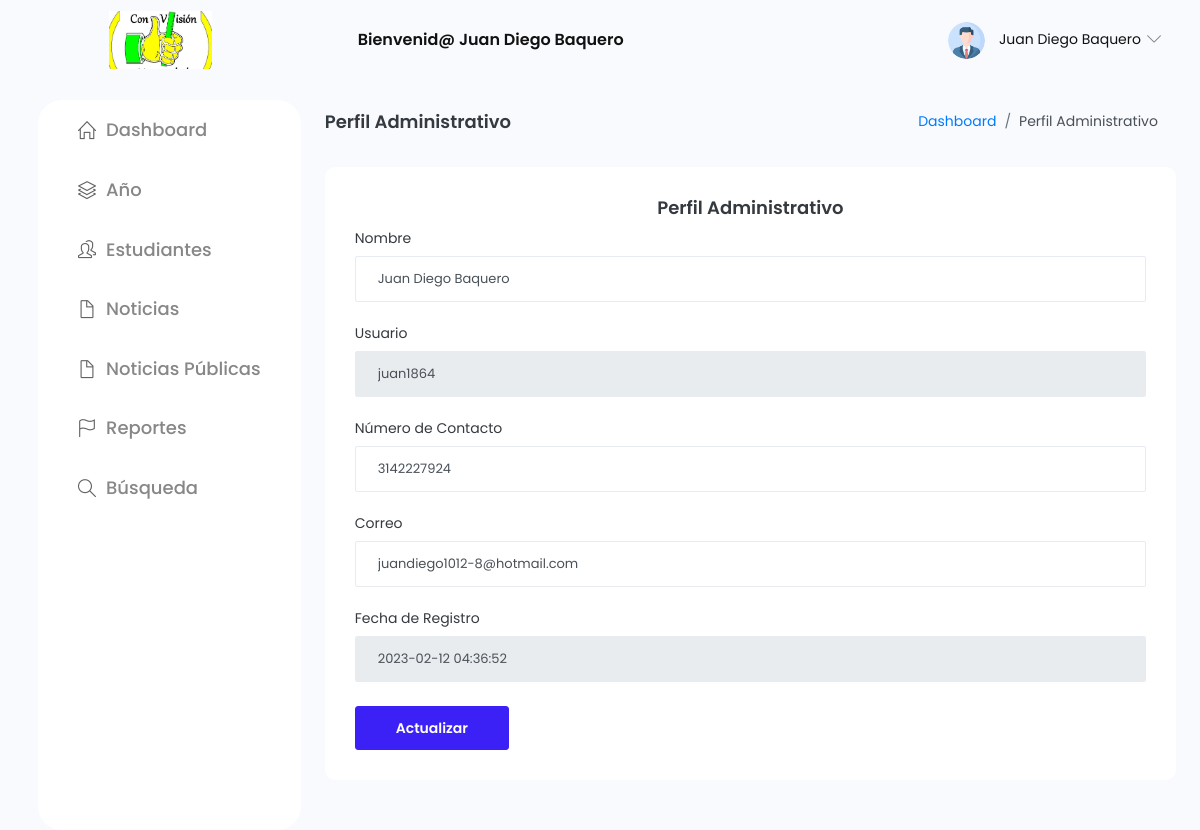
/Noticias/gestion-estudiantes-master/profile.php (signed in), run on the app's committed database.
### tables this page shows
CREATE TABLE `tblteacher` (
  `ID` int(10) NOT NULL,
  `AdminName` varchar(120) DEFAULT NULL,
  `UserName` varchar(120) DEFAULT NULL,
  `MobileNumber` bigint(10) DEFAULT NULL,
  `Email` varchar(200) DEFAULT NULL,
  `Password` varchar(200) DEFAULT NULL,
  `AdminRegdate` timestamp NULL DEFAULT current_timestamp()
);

### Noticias/gestion-estudiantes-master/profile.php (the view, shortened to what this page needs)
<?php
include('includes/dbconnection.php');
if (strlen($_SESSION['sturecmsaid'] == 0)) {
  header('location:logout.php');
} else {
?>
  <?php include_once('includes/header.php'); ?>
  <div class="container-fluid page-body-wrapper">
    <?php include_once('includes/sidebar.php'); ?>
    <div class="main-panel">
      <div class="content-wrapper">
        <div class="page-header">
          <h3 class="page-title"> Perfil Administrativo </h3>
          <nav aria-label="breadcrumb">
            <ol class="breadcrumb">
              <li class="breadcrumb-item"><a href="dashboard.php">Dashboard</a></li>
              <li class="breadcrumb-item active" aria-current="page">Perfil Administrativo</li>
            </ol>
          </nav>
        </div>
        <div class="row">
          <div class="col-12 grid-margin stretch-card">
            <div class="card">
              <div class="card-body">
                <h4 class="card-title" style="text-align: center;">Perfil Administrativo</h4>
                <form class="forms-sample" method="post">
                  <?php
                  $sql = "SELECT * from  tblteacher";
                  $query = $dbh->prepare($sql);
                  $query->execute();
                  $results = $query->fetchAll(PDO::FETCH_OBJ);
                  $cnt = 1;
                  if ($query->rowCount() > 0) {
                    foreach ($results as $row) {               ?>
                      <div class="form-group">
                        <label for="exampleInputName1">Nombre</label>
                        <input type="text" name="adminname" value="<?php echo $row->AdminName; ?>" class="form-control" required='true'>
                      </div>
                      <div class="form-group">
                        <label for="exampleInputEmail3">Usuario</label>
                        <input type="text" name="username" value="<?php echo $row->UserName; ?>" class="form-control" readonly="">
                      </div>
                      <div class="form-group">
                        <label for="exampleInputPassword4">Número de Contacto</label>
                        <input type="text" name="mobilenumber" value="<?php echo $row->MobileNumber; ?>" class="form-control" maxlength='10' required='true' pattern="[0-9]+">
                      </div>
                      <div class="form-group">
                        <label for="exampleInputCity1">Correo</label>
                        <input type="email" name="email" value="<?php echo $row->Email; ?>" class="form-control" required='true'>
                      </div>
                      <div class="form-group">
                        <label for="exampleInputCity1">Fecha de Registro</label>
                        <input type="text" name="" value="<?php echo $row->AdminRegdate; ?>" readonly="" class="form-control">
                      </div><?php $cnt = $cnt + 1;
                          }
                        } ?>
                  <button type="submit" class="btn btn-primary mr-2" name="submit">Actualizar</button>
                </form>
              </div>
            </div>
          </div>
        </div>
      </div>
      <?php include_once('includes/footer.php'); ?>
<?php }  ?>

### Noticias/gestion-estudiantes-master/includes/header.php (shortened to what this page needs)
<!DOCTYPE html>
<html lang="en">
<head>
  <link rel="stylesheet" href="assets/vendors/simple-line-icons/css/simple-line-icons.css">
  <link rel="stylesheet" href="assets/vendors/flag-icon-css/css/flag-icon.min.css">
  <link rel="stylesheet" href="assets/vendors/css/vendor.bundle.base.css">
  <link rel="stylesheet" href="assets/vendors/daterangepicker/daterangepicker.css">
  <link rel="stylesheet" href="assets/vendors/chartist/chartist.min.css">
  <link rel="stylesheet" href="assets/vendors/select2/select2.min.css">
  <link rel="stylesheet" href="assets/vendors/select2-bootstrap-theme/select2-bootstrap.min.css">
  <link rel="stylesheet" href="assets/vendors/css/variables.css">
  <link rel="stylesheet" href="assets/css/style.css" />
</head>
<body>
  <div class="container-scroller">
    <nav class="navbar default-layout-navbar col-lg-12 col-12 p-0 fixed-top d-flex flex-row">
      <div class="navbar-brand-wrapper d-flex align-items-center services">
        <a class="navbar-brand brand-logo ml-auto text-right" href="dashboard.php">
          <img src="assets/images/MasterPRO.png" alt="logo" />
        </a>
      </div><?php
            $aid = $_SESSION['sturecmsaid'];
            $sql = "SELECT * from tblteacher where ID=:aid";
            $query = $dbh->prepare($sql);
            $query->bindParam(':aid', $aid, PDO::PARAM_STR);
            $query->execute();
            $results = $query->fetchAll(PDO::FETCH_OBJ);
            if ($query->rowCount() > 0) {
              foreach ($results as $row) {               ?>
          <div class="navbar-menu-wrapper d-flex align-items-center flex-grow-1">
            <h5 class="mb-0 font-weight-medium d-none d-lg-flex mx-auto">Bienvenid@ <?php echo htmlentities($row->AdminName); ?></h5>
            <ul class="navbar-nav navbar-nav-right ml-auto">
              <li class="nav-item dropdown d-none d-xl-inline-flex user-dropdown services">
                <a class="nav-link dropdown-toggle" id="UserDropdown" href="#" data-toggle="dropdown" aria-expanded="false">
                  <img class="img-xs rounded-circle ml-2" src="assets/images/Avatar.png" alt="Profile image"> <span class="font-weight-normal"> <?php echo htmlentities($row->AdminName); ?> </span></a>
                  </div><?php $cnt = $cnt + 1;
                      }
                    } ?>
              </li>
            </ul>
          </div>
    </nav>

### data on the page
tblteacher: AdminName "Juan Diego Baquero", adminname "Juan Diego Baquero", username "juan1864", mobilenumber "3142227924", email "juandiego1012-8@hotmail.com", AdminRegdate "2023-02-12 04:36:52"
